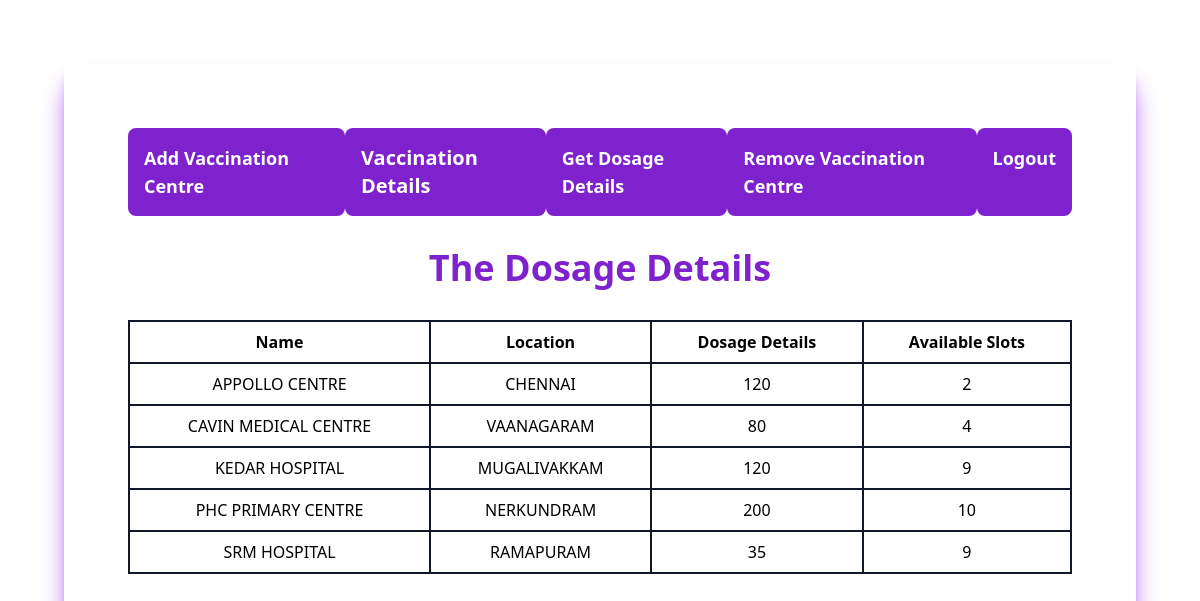
Page /get_dosage_details/ on the committed database.
### vaccination/models.py (models this page shows)
class VaccinationCentre(models.Model):
    name = models.CharField(max_length=100)
    location = models.CharField(max_length=100)
    working_hours = models.CharField(max_length=100, default='9am to 10pm')
    available_slots = models.IntegerField(default=10)
    slots_per_day = models.IntegerField(default=10)
    dosages_available = models.IntegerField(default=0)
    def available_slots(self):
        booked_slots = AppliedVaccination.objects.filter(vaccination_centre=self).count()
        max_slots = 10
        available_slots = max_slots - booked_slots
        if available_slots < 0:
            available_slots = 0
        return available_slots

### vaccination/views.py (the view)
# urls.py: path('get_dosage_details/', views.get_dosage_details_view, name='get_dosage_details'),
def get_dosage_details_view(request):
    centres = VaccinationCentre.objects.all()
    return render(request, 'get_dosage_details.html', {'centres': centres})

### templates/get_dosage_details.html (shortened to what this page needs)
<!DOCTYPE html>
<html>
  <head>
    <script src="https://cdn.tailwindcss.com"></script>
  </head>
  <body class="flex flex-col text-black justify-center items-center space-y-8 shadow-xl shadow-purple-500 hover:shadow-purple-100 transition p-16 m-16">
    <div class="flex flex-row justify-around w-full text-white">
      <a href="{% url 'add_centre' %}" class="bg-purple-700 px-4 py-4 text-lg font-semibold rounded-lg hover:bg-white hover:text-purple-700 hover:shadow-lg transition">Add Vaccination Centre</a>
      <a href="{% url 'getvaccinationdetails' %}" class="bg-purple-700 px-4 py-4 text-xl font-semibold rounded-lg hover:bg-white hover:text-purple-700 hover:shadow-xl transition">Vaccination Details</a>
      <a href="{% url 'get_dosage_details' %}" class="bg-purple-700 px-4 py-4 text-lg font-semibold rounded-lg hover:bg-white hover:text-purple-700 hover:shadow-lg transition">Get Dosage Details</a>
      <a href="{% url 'remove_centre' %}" class="bg-purple-700 px-4 py-4 text-lg font-semibold rounded-lg hover:bg-white hover:text-purple-700 hover:shadow-lg transition">Remove Vaccination Centre</a>
      <a href="{% url 'logout' %}" class="bg-purple-700 px-4 py-4 text-lg font-semibold rounded-lg hover:bg-white hover:text-purple-700 hover:shadow-lg transition">Logout</a>
    </div>
    <h1 class="text-purple-700 font-bold text-4xl">The Dosage Details</h1>
    <div class="w-full">
      <table class="w-full border-collapse">
        <thead>
          <tr>
            <th class="px-4 py-2 border-2 border-gray-900">Name</th>
            <th class="px-4 py-2 border-2 border-gray-900">Location</th>
            <th class="px-4 py-2 border-2 border-gray-900">Dosage Details</th>
            <th class="px-4 py-2 border-2 border-gray-900">Available Slots</th>
          </tr>
        </thead>
        <tbody>
          {% for centre in centres %}
          <tr>
            <td class="px-4 py-2 border-2 border-gray-900 text-center">{{ centre.name }}</td>
            <td class="px-4 py-2 border-2 border-gray-900 text-center">{{ centre.location }}</td>
            <td class="px-4 py-2 border-2 border-gray-900 text-center">{{ centre.dosages_available }}</td>
            <td class="px-4 py-2 border-2 border-gray-900 text-center">{{ centre.available_slots }}</td>
          </tr>
          {% endfor %}
        </tbody>
      </table>
    </div>
  </body>
</html>

### rows in the picture
VaccinationCentre: name "APPOLLO CENTRE", location "CHENNAI", dosages_available "120", available_slots "2"
VaccinationCentre: name "CAVIN MEDICAL CENTRE", location "VAANAGARAM", dosages_available "80", available_slots "4"
VaccinationCentre: name "KEDAR HOSPITAL", location "MUGALIVAKKAM", dosages_available "120", available_slots "9"
VaccinationCentre: name "PHC PRIMARY CENTRE", location "NERKUNDRAM", dosages_available "200", available_slots "10"
VaccinationCentre: name "SRM HOSPITAL", location "RAMAPURAM", dosages_available "35", available_slots "9"
